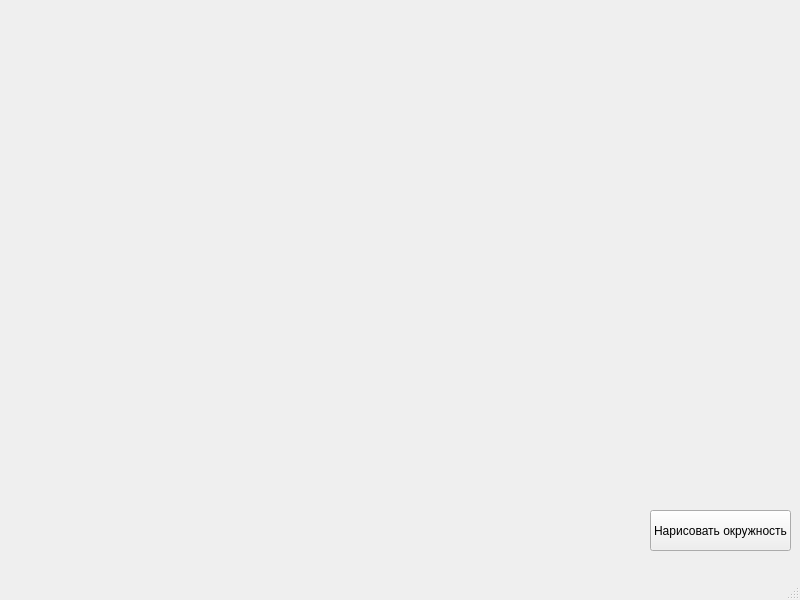
<?xml version="1.0" encoding="UTF-8"?>
<ui version="4.0">
 <class>UI</class>
 <widget class="QMainWindow" name="UI">
  <property name="geometry">
   <rect>
    <x>0</x>
    <y>0</y>
    <width>800</width>
    <height>600</height>
   </rect>
  </property>
  <property name="windowTitle">
   <string>Git и желтые окружности</string>
  </property>
  <widget class="QWidget" name="centralwidget">
   <widget class="QPushButton" name="draw_button">
    <property name="geometry">
     <rect>
      <x>650</x>
      <y>510</y>
      <width>141</width>
      <height>41</height>
     </rect>
    </property>
    <property name="text">
     <string>Нарисовать окружность</string>
    </property>
   </widget>
  </widget>
  <widget class="QMenuBar" name="menubar">
   <property name="geometry">
    <rect>
     <x>0</x>
     <y>0</y>
     <width>800</width>
     <height>21</height>
    </rect>
   </property>
  </widget>
  <widget class="QStatusBar" name="statusbar"/>
 </widget>
 <resources/>
 <connections/>
</ui>
